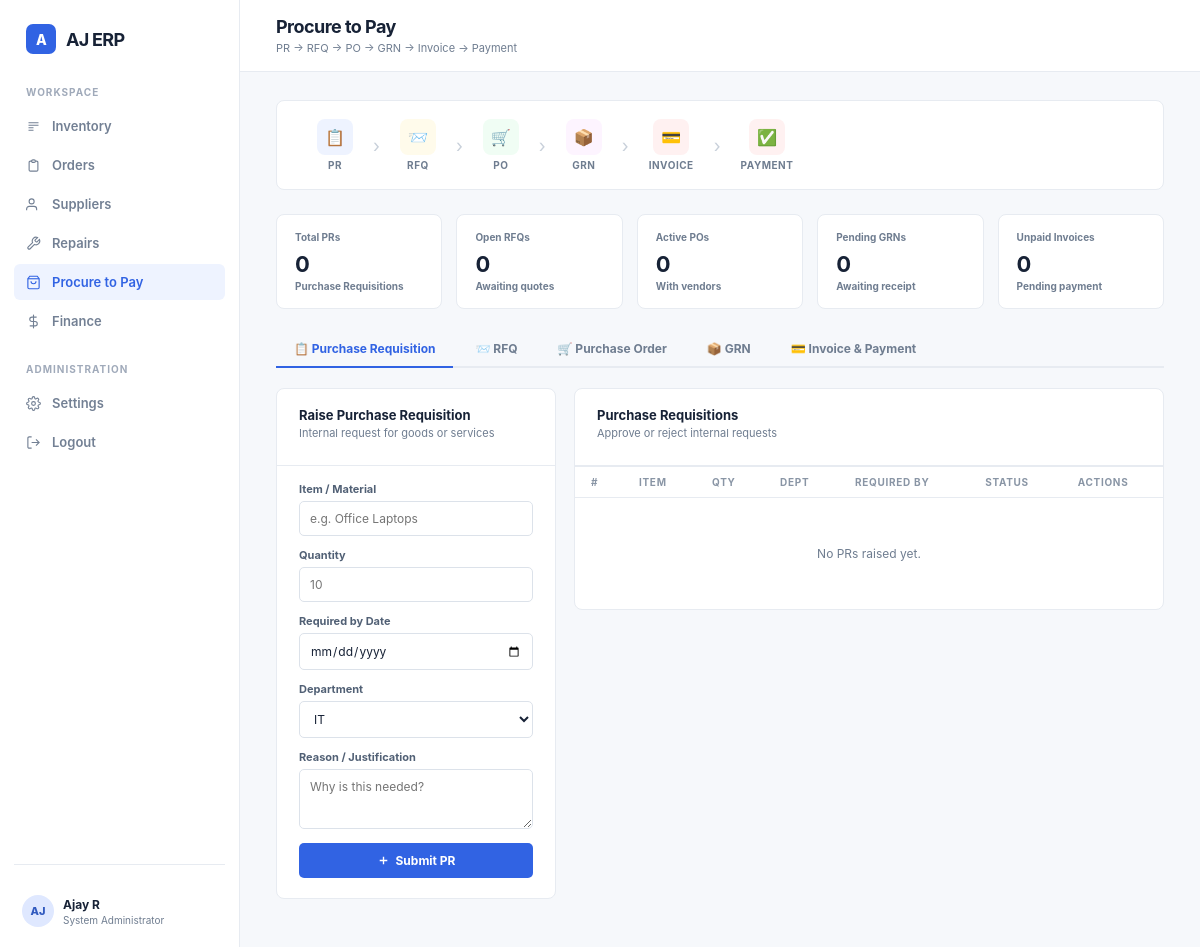
Before: /p2p (signed in) with the older database file.
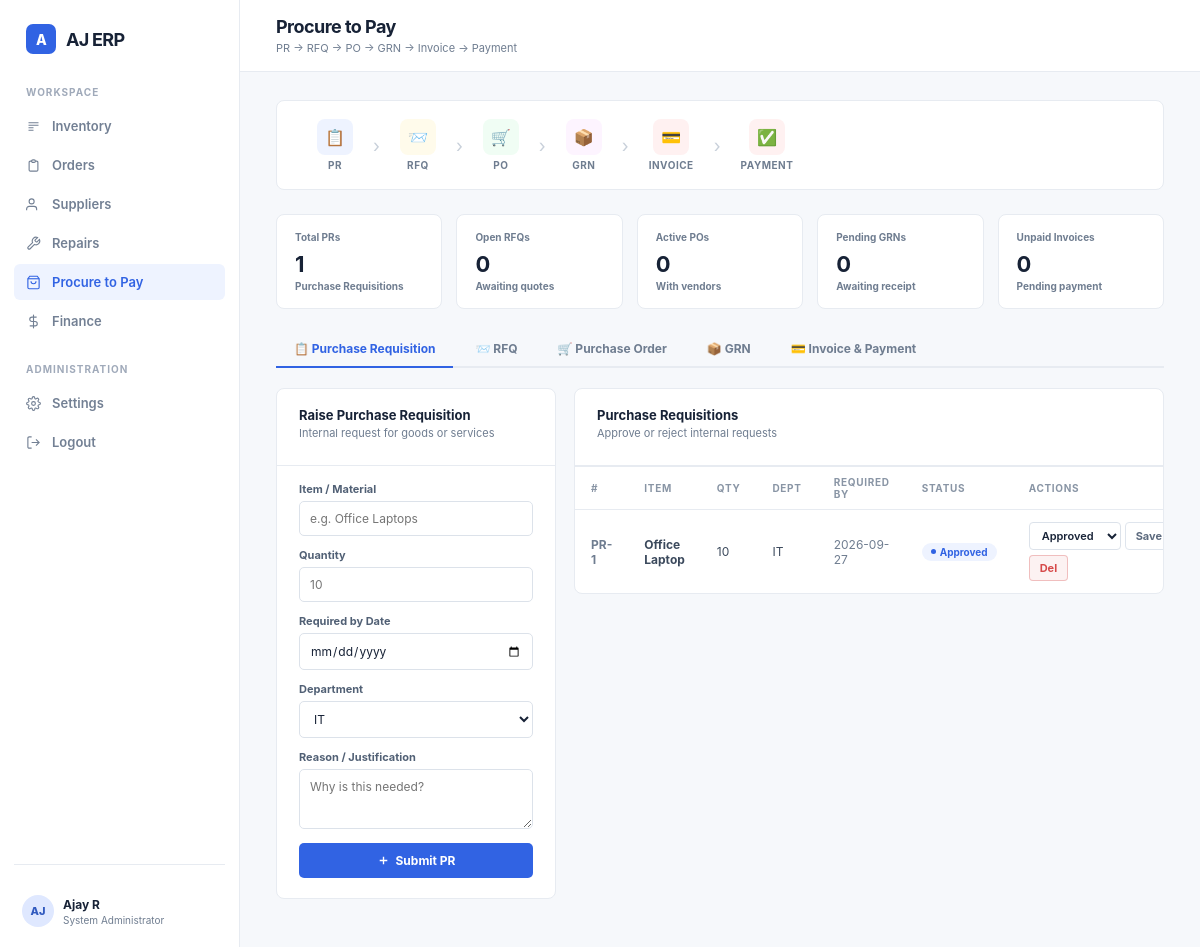
After: the same page with the newer database file.
### tables this page shows
CREATE TABLE purchase_requisitions (
        id INTEGER PRIMARY KEY AUTOINCREMENT,
        item_name TEXT NOT NULL,
        quantity INTEGER NOT NULL,
        required_date TEXT,
        department TEXT,
        reason TEXT,
        status TEXT DEFAULT 'pending',
        created_at TIMESTAMP DEFAULT CURRENT_TIMESTAMP
    );

### app.py (the view)
@app.route('/p2p')
def p2p():
    if 'username' not in session:
        return redirect('/login')
    conn = p2p_db()
    cur = conn.cursor()
    cur.execute("SELECT * FROM purchase_requisitions ORDER BY id DESC")
    prs = [dict(r) for r in cur.fetchall()]
    cur.execute("""
        SELECT r.*, s.name as supplier_name
        FROM rfqs r LEFT JOIN suppliers s ON r.supplier_id = s.id
        ORDER BY r.id DESC
    """)
    rfqs = [dict(r) for r in cur.fetchall()]
    cur.execute("SELECT * FROM purchase_orders ORDER BY id DESC")
    pos = [dict(r) for r in cur.fetchall()]
    cur.execute("SELECT * FROM grns ORDER BY id DESC")
    grns = [dict(r) for r in cur.fetchall()]
    cur.execute("SELECT * FROM vendor_invoices ORDER BY id DESC")
    invoices = [dict(r) for r in cur.fetchall()]
    cur.execute("SELECT id, name, contact FROM suppliers ORDER BY name")
    suppliers = [dict(r) for r in cur.fetchall()]
    cur.execute("SELECT name, stock FROM products ORDER BY name")
    products = cur.fetchall()
    conn.close()
    return render_template('p2p.html',
        prs=prs, rfqs=rfqs, pos=pos, grns=grns,
        invoices=invoices, suppliers=suppliers, products=products)

### app.py (called while the page is built)
def p2p_db():
    conn = sqlite3.connect(DB_PATH)
    conn.row_factory = sqlite3.Row
    return conn

### templates/p2p.html (shortened to what the changed rows need)
<!DOCTYPE html>
<html lang="en">
<head>
</head>
<body>
<div class="erp-shell">
  <section class="main">
    <header class="topbar">
      <div class="topbar-left">
        <div><h1>Procure to Pay</h1><p>PR → RFQ → PO → GRN → Invoice → Payment</p></div>
      </div>
    </header>
    <main class="content">
      <section class="metrics">
        <div class="metric">
          <div class="metric-header"><span>Total PRs</span></div>
          <div class="metric-value">{{ prs | length }}</div>
          <div class="metric-sub">Purchase Requisitions</div>
        </div>
      </section>
      <div id="tab-pr" class="tab-panel active">
        <div class="panel-grid">
          <div class="card">
            <div class="card-header">
              <h2 class="card-title">Raise Purchase Requisition</h2>
            </div>
          </div>
          <div class="card">
            <div class="card-header">
              <h2 class="card-title">Purchase Requisitions</h2>
            </div>
            <div class="table-wrap">
              <table>
                <thead><tr><th>#</th><th>Item</th><th>Qty</th><th>Dept</th><th>Required By</th><th>Status</th><th>Actions</th></tr></thead>
                <tbody>
                  {% for pr in prs %}
                  <tr>
                    <td style="font-weight:700;color:var(--muted);">PR-{{ pr.id }}</td>
                    <td style="font-weight:650;">{{ pr.item_name }}</td>
                    <td>{{ pr.quantity }}</td>
                    <td>{{ pr.department }}</td>
                    <td style="color:var(--muted);">{{ pr.required_date }}</td>
                    <td><span class="badge {{ pr.status }}"><span class="badge-dot"></span>{{ pr.status | title }}</span></td>
                    <td>
                      <div class="row-actions">
                        <form action="/p2p/pr/update/{{ pr.id }}" method="POST" style="display:flex;gap:4px;">
                          <select name="new_status" class="action-select">
                            <option value="approved"  {% if pr.status=='approved'  %}selected{% endif %}>Approved</option>
                          </select>
                          <button type="submit" class="save-btn">Save</button>
                        </form>
                        <form action="/p2p/pr/delete/{{ pr.id }}" method="POST">
                          <button type="submit" class="delete-btn" onclick="return confirm('Delete PR-{{ pr.id }}?')">Del</button>
                        </form>
                      </div>
                    </td>
                  </tr>
                  {% else %}
                  <tr><td colspan="7"><div class="empty">No PRs raised yet.</div></td></tr>
                  {% endfor %}
                </tbody>
              </table>
            </div>
          </div>
        </div>
      </div>
    </main>
  </section>
</div>
</body>
</html>

Changed rows visible on the page:
added purchase_requisitions: id "1", item_name "Office Laptop", quantity "10", department "IT", required_date "2026-09-27", status "Approved", new_status "Approved"
Other visible differences:
{{ prs | length }}: "0" → "1"
text no longer shown: "No PRs raised yet."
